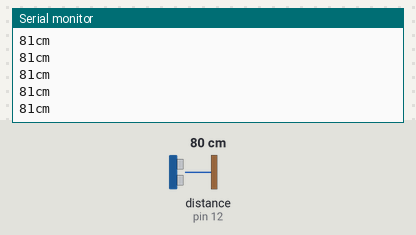
A sketch run on a simulated Arduino Uno, built with avr-gcc and run on an emulated ATmega328P. On the bench: the last lines printed to the serial monitor. Inputs (shaded band) come from the test bench; at power-on: distance to the obstacle (sensor on pin 12) 80 cm. The echo pulse lasts 58.3 µs per cm.

Above: at 1.2 s.
1.3 s: distance to the obstacle (sensor on pin 12) set to 2 cm
At 1.53 s:
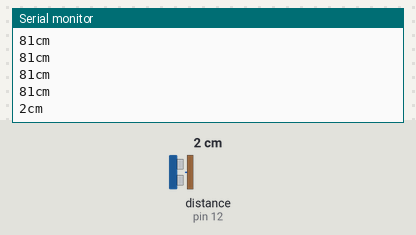
2.8 s: distance to the obstacle (sensor on pin 12) set to 4 cm
At 2.88 s:
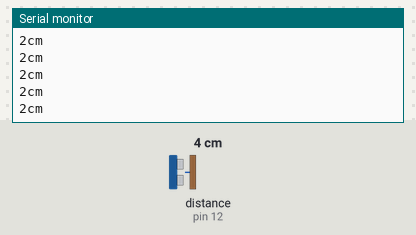
4.3 s: distance to the obstacle (sensor on pin 12) set to 18 cm
At 4.39 s:
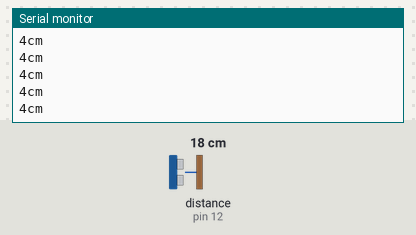
Timing chart, 0 to 7.3 s (numbered marks = the images above; inputs shaded):
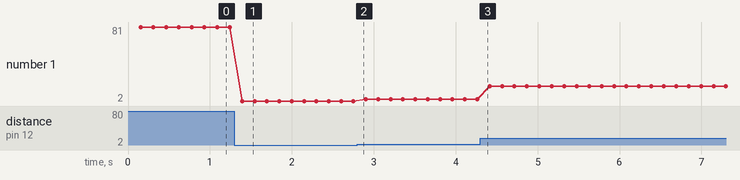

The sketch:

ultrasonic_newping_test.ino
```cpp
#include <NewPing.h>

#define TRIGGER_PIN 11
#define ECHO_PIN 12
#define MAX_DISTANCE 200

NewPing sonar(TRIGGER_PIN, ECHO_PIN, MAX_DISTANCE); // NewPing setup of pins and maximum distance.

void setup() {
   Serial.begin(9600);
}

void loop() {
   delay(150);
   unsigned int uS = sonar.ping_cm();
   Serial.print(uS);
   Serial.println("cm");
}
```

Measured:
- after the input at 1.3 s, the serial monitor: prints a new line after 0.09 s (image 1)
- plotted number 1: 81 → 2 after the input at 1.3 s, 2 → 4 after the input at 2.8 s, 4 → 18 after the input at 4.3 s
